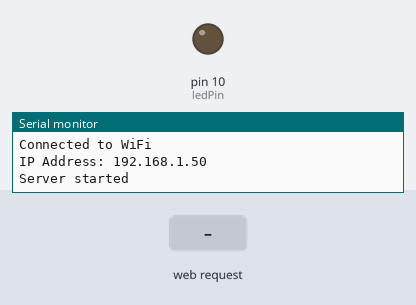
This sketch was run on a simulated Arduino Uno, built for the host (arithmetic inside an expression is 32-bit, double 64-bit). Parts: output pins drawn as LEDs (lit = HIGH), the last lines printed to the serial monitor. Inputs (shaded band) come from the test bench. WiFi joins after 1.5 s; servers stay silent unless stated; the modem accepts every AT command (registered, SIM ready, sends succeed) and sends nothing else.

Above: at 2.7 s.
2.8 s: HTTP request GET /LED=ON received
At 4.0 s:
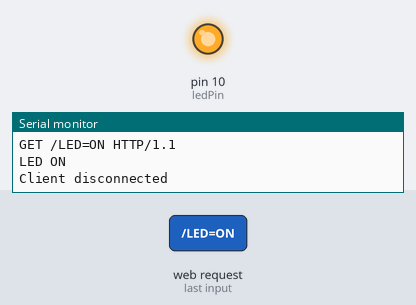
4.3 s: HTTP request GET /LED=OFF received
At 5.4 s:
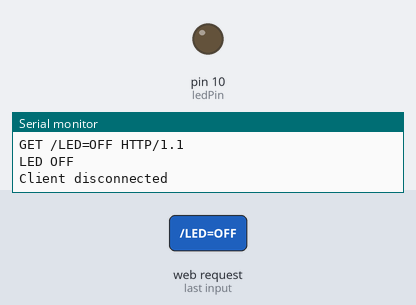
Timing chart, 0 to 7.3 s (numbered marks = the images above; inputs shaded):
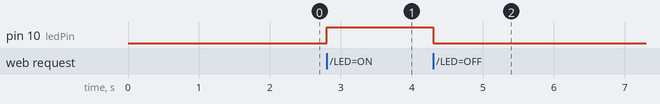

Measured:
- after the input at 2.8 s, pin 10 (ledPin): LOW → HIGH at once
- after the input at 4.3 s, pin 10 (ledPin): HIGH → LOW at once

The sketch:

WiFi_LED.ino
```cpp
#include "WiFiEsp.h"  // Fixed Library
#include "SoftwareSerial.h"

// Define the pin for the LED
const int ledPin = 10;

// Wi-Fi credentials
const char* ssid = "";         // Your Wi-Fi SSID
const char* password = "";  // Your Wi-Fi password

// Initialize SoftwareSerial for communication with the WiFi shield
SoftwareSerial softSerial(4, 5); // RX, TX for Osoyoo Shield

// Initialize the WiFiEspClient
WiFiEspClient client;

void setup() {
  // Start serial communication with the computer
  Serial.begin(9600);

  // Initialize the SoftwareSerial for WiFi communication
  softSerial.begin(115200);
  softSerial.write("AT+RST\r\n");  // Reset the WiFi shield
  softSerial.begin(9600); // Set the baud rate to 9600 for normal communication

  // Initialize the WiFi shield
  WiFi.init(&softSerial);

  // Attempt to connect to Wi-Fi
  Serial.println("Connecting to WiFi...");
  WiFi.begin(ssid, password);
  while (WiFi.status() != WL_CONNECTED) {
    delay(1000);
    Serial.println("Connecting...");
  }
  Serial.println("Connected to WiFi");

  // Print the IP address to the Serial Monitor
  Serial.print("IP Address: ");
  Serial.println(WiFi.localIP());  // Get and print the local IP address

  // Start the server on port 80
  WiFiEspServer server(80);
  server.begin();
  Serial.println("Server started");

  // Set the LED pin as an output
  pinMode(ledPin, OUTPUT);
  digitalWrite(ledPin, LOW); // Ensure the LED is off initially
}

void loop() {
  // Create an instance of the server to listen for incoming connections
  WiFiEspServer server(80);
  WiFiEspClient client = server.available();

  if (client) {
    // Wait until the client sends some data
    Serial.println("New client connected");
    String request = client.readStringUntil('\r');
    Serial.println(request);
    client.flush();

    // Handle LED ON request
    if (request.indexOf("/LED=ON") != -1) {
      digitalWrite(ledPin, HIGH);
      Serial.println("LED ON");
    }

    // Handle LED OFF request
    if (request.indexOf("/LED=OFF") != -1) {
      digitalWrite(ledPin, LOW);
      Serial.println("LED OFF");
    }

    // Send the HTML response to the client
    client.println("HTTP/1.1 200 OK");
    client.println("Content-Type: text/html");
    client.println();
    client.println("<!DOCTYPE HTML>");
    client.println("<html>");
    client.println("<h1>WiFi LED Control</h1>");
    client.println("<p><a href=\"/LED=ON\"><button>Turn LED ON</button></a></p>");
    client.println("<p><a href=\"/LED=OFF\"><button>Turn LED OFF</button></a></p>");
    client.println("</html>");

    // Close the connection
    client.stop();
    Serial.println("Client disconnected");
  }
}
```
